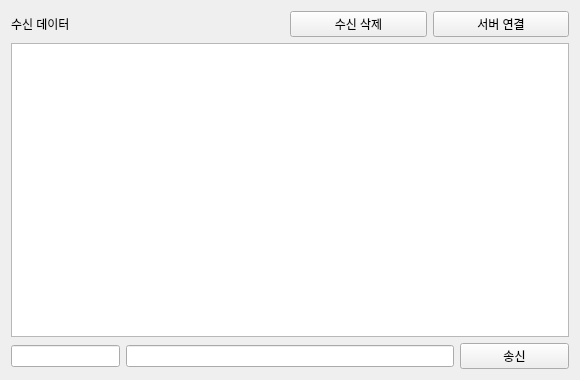
<?xml version="1.0" encoding="UTF-8"?>
<ui version="4.0">
 <class>Tab2SocketClient</class>
 <widget class="QWidget" name="Tab2SocketClient">
  <property name="geometry">
   <rect>
    <x>0</x>
    <y>0</y>
    <width>580</width>
    <height>380</height>
   </rect>
  </property>
  <property name="windowTitle">
   <string>Form</string>
  </property>
  <layout class="QVBoxLayout" name="verticalLayout" stretch="1,10,1">
   <item>
    <layout class="QHBoxLayout" name="horizontalLayout" stretch="2,1,1">
     <item>
      <widget class="QLabel" name="pLabel">
       <property name="text">
        <string>수신 데이터</string>
       </property>
      </widget>
     </item>
     <item>
      <widget class="QPushButton" name="pPBRecieveDataClear">
       <property name="text">
        <string>수신 삭제</string>
       </property>
       <property name="autoRepeatDelay">
        <number>300</number>
       </property>
      </widget>
     </item>
     <item>
      <widget class="QPushButton" name="pPBServerConnect">
       <property name="text">
        <string>서버 연결</string>
       </property>
       <property name="checkable">
        <bool>true</bool>
       </property>
      </widget>
     </item>
    </layout>
   </item>
   <item>
    <layout class="QHBoxLayout" name="horizontalLayout_2">
     <item>
      <widget class="QTextEdit" name="pTERecieveData"/>
     </item>
    </layout>
   </item>
   <item>
    <layout class="QHBoxLayout" name="horizontalLayout_3" stretch="2,6,2">
     <item>
      <widget class="QLineEdit" name="pLERecieveID"/>
     </item>
     <item>
      <widget class="QLineEdit" name="pLESendData"/>
     </item>
     <item>
      <widget class="QPushButton" name="pPBSendButton">
       <property name="text">
        <string>송신</string>
       </property>
      </widget>
     </item>
    </layout>
   </item>
  </layout>
 </widget>
 <resources/>
 <connections/>
</ui>
